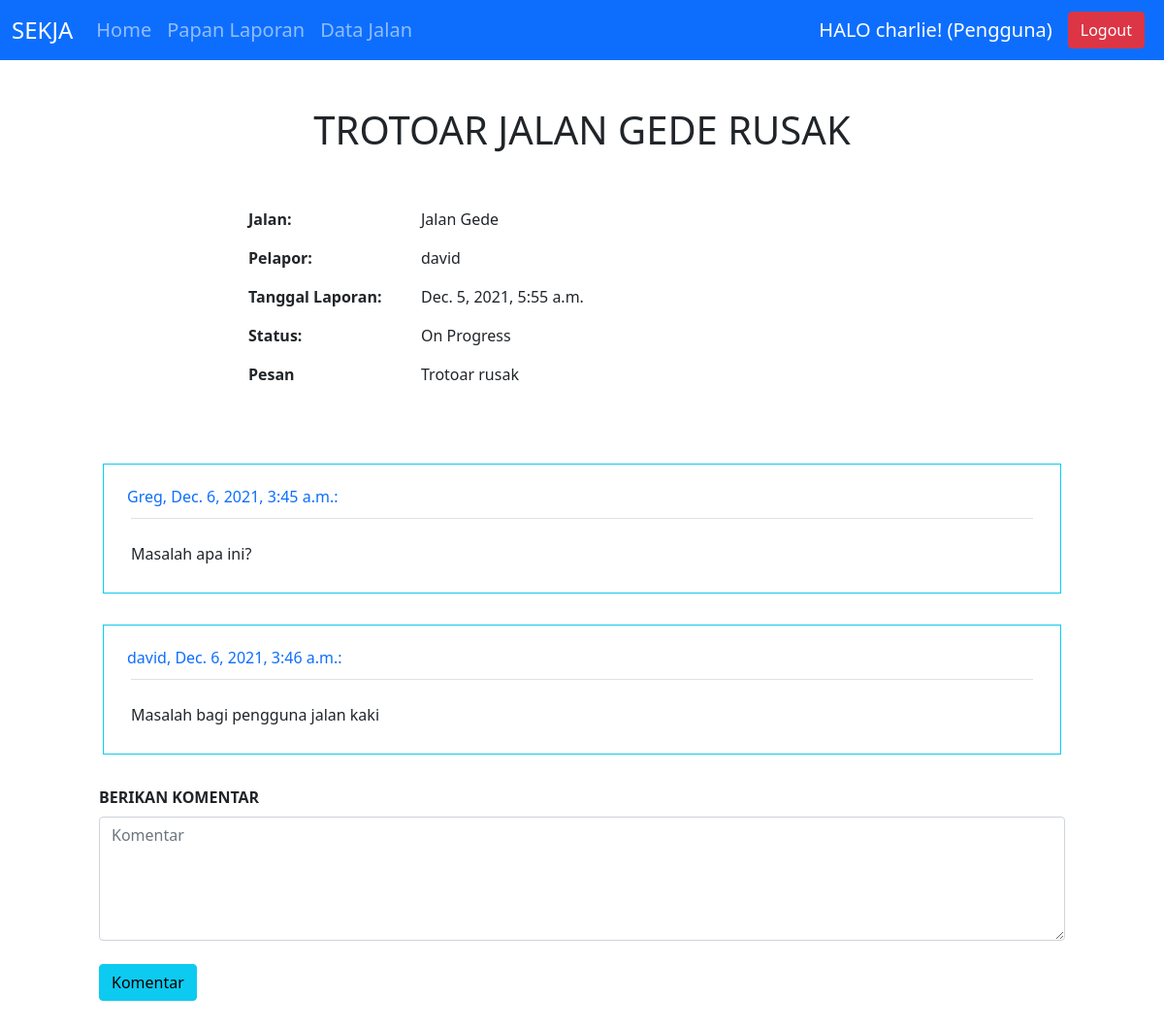
Page /laporan/2 (signed in) on the committed database.
### sekja/models.py (models this page shows, shortened)
class User(AbstractBaseUser, PermissionsMixin):
   no_KK = models.CharField(max_length=16, unique=True)
   email = models.EmailField(max_length=254, unique=True)
   name = models.CharField(max_length=254, null=False, blank=False)
   is_staff = models.BooleanField(default=False)
   is_superuser = models.BooleanField(default=False)
   is_active = models.BooleanField(default=True)
   last_login = models.DateTimeField(null=True, blank=True)
   date_joined = models.DateTimeField(auto_now_add=True)
   ROLES = (
     (1, 'Admin'),
     (2, 'Pengguna')
    )
   status = models.PositiveSmallIntegerField(blank=False, choices=ROLES, default=2)
   USERNAME_FIELD = 'no_KK' # The name of the field that will serve as unique identifier (which will be the email field for us --> dari source)
   EMAIL_FIELD = 'email' # The name of the field that will be returned when get_email_field_name() is called on a User instance
   REQUIRED_FIELDS = ['email', 'name'] # Required fields besides the password and USERNAME_FIELD when signing up.
   objects = UserManager()
   def __str__(self):
      return f"{self.name}"

class Laporan(models.Model):
   user = models.ForeignKey(User, on_delete=models.CASCADE, related_name="membuat_laporan")
   jalan = models.ForeignKey(Jalan, on_delete=models.CASCADE, related_name="dilaporkan_dalam")
   judul = models.CharField(max_length=32, default="Tanpa Judul", blank=False, null=False)
   tanggal_laporan = models.DateTimeField(auto_now_add=True, null=False)
   LEVEL_STATUS = (
      ('W', 'Waiting List'),
      ('P', 'On Progress'),
      ('S', 'Selesai')
   )
   status = models.CharField(max_length=15, choices=LEVEL_STATUS, default='W', blank=False)
   pesan = models.CharField(max_length=512)

class Jalan(models.Model):
   nama_jalan = models.CharField(max_length=60, null=True)
   LEVEL_TIPE_JALAN = (
      ('V', 'Kelas V'),
      ('IV', 'Kelas IV'),
      ('III', 'Kelas III'),
      ('II', 'Kelas II'),
      ('I', 'Kelas I'),
   )
   tipe_jalan = models.CharField(max_length=10, choices=LEVEL_TIPE_JALAN)
   LEVEL_KONDISI_TROTOAR = (
      ('0', 'Skala 0'),
      ('1', 'Skala 1'),
      ('2', 'Skala 2'),
      ('3', 'Skala 3'),
   )
   kondisi_trotoar = models.CharField(max_length=10, choices=LEVEL_KONDISI_TROTOAR)
   LEVEL_KONDISI_PENERANGAN = (
      ('1', 'Skala 1'),
      ('2', 'Skala 2'),
      ('3', 'Skala 3'),
   )
   kondisi_penerangan = models.CharField(max_length=10, choices=LEVEL_KONDISI_PENERANGAN)
   LEVEL_KONDISI_JALAN = (
      ('1', 'Skala 1'),
      ('2', 'Skala 2'),
      ('3', 'Skala 3'),
      ('4', 'Skala 4'),
      ('5', 'Skala 5'),
   )
   kondisi_jalan = models.CharField(max_length=10, choices=LEVEL_KONDISI_JALAN)
   jalan_sekitar = models.ManyToManyField("self", related_name="berdekatan", symmetrical=True, blank=True)
   def __str__(self):
      return f"{self.nama_jalan}"

class Komentar(models.Model):
   laporan = models.ForeignKey(Laporan, on_delete=models.CASCADE, related_name="komentar")
   author = models.ForeignKey(User, on_delete=models.CASCADE, related_name="berkomentar", null=True)
   tanggal = models.DateTimeField(auto_now_add=True, null=False)
   komentar = models.CharField(max_length=512, null=False)

### sekja/views.py (the view, shortened to what this page needs)
# urls.py: path("laporan/<int:laporan_id>", views.laporan, name="laporan"),
@login_required(login_url='login')
def laporan(request, laporan_id):
   laporan = Laporan.objects.get(id=laporan_id)
   komentar = laporan.komentar.all()
   form = KomentarForm()
   return render(request, "sekja/laporan.html", {
      "laporan": laporan,
      "Komentar": komentar,
      "form": form,
      "user_status": "Admin" if request.user.status == 1 else "Pengguna",
   })

### sekja/forms.py
class KomentarForm(forms.Form):
   komentar = forms.CharField(max_length=256, widget=forms.Textarea(attrs={'class': 'form-control mt-2', 'style': 'height: 8rem;', 'placeholder': 'Komentar'}), label='')

### sekja/templates/sekja/laporan.html (shortened to what this page needs)
{% load static %}
<!DOCTYPE html>
<html lang="en">
<head>
   <link rel="stylesheet" href="{% static 'bootstrap-5.0.2-dist/css/bootstrap.min.css' %}">
</head>
<body>
   <nav class="navbar navbar-expand-lg navbar-dark bg-primary sticky-top">
      <div class="container-fluid">
         <a class="navbar-brand" style="font-size: 24px;">SEKJA</a>
         <div class="collapse navbar-collapse" id="navbarSupportedContent" style="font-size: 20px;">
            <ul class="navbar-nav me-auto mb-2 mb-lg-0">
               <li class="nav-item">
                  <a class="nav-link" aria-current="page" href="{% url 'index' %}">Home</a>
               </li>
               <li class="nav-item">
                  <a class="nav-link" aria-current="page" href="{% url 'papan_laporan' %}">Papan Laporan</a>
               </li>
               <li class="nav-item">
                  <a class="nav-link" aria-current="page" href="{% url 'jalan' %}">Data Jalan</a>
               </li>
            </ul>
         </div>
         {% if not request.user.is_authenticated %}
            <a href="{% url 'login' %}" class="btn btn-success me-2">Login</a>
            <a href="{% url 'register' %}" class="btn btn-light me-2">Register</a>
         {% else %}
            <a class="navbar-brand">HALO {{ request.user.name }}! ({{ user_status }})</a>
            <a href="{% url 'logout' %}" class="btn btn-danger me-2">Logout</a>
         {% endif %}
      </div>
   </nav>
   <div class="komentar-container container p-5">
      <div class="row text-center text-uppercase mb-5">
         <h1>{{ laporan.judul }}</h1>
      </div>
      <div class="row">
         <div class="col-md-2"></div>
         <div class="col-md-2 col-3"><p><b> Jalan: </b><p></div>
         <div class="col-md-7 col-9"><p> {{ laporan.jalan }} </p></div>
      </div>
      <div class="row">
         <div class="col-md-2"></div>
         <div class="col-md-2 col-3"><p><b> Pelapor: </b><p></div>
         <div class="col-md-7 col-9"><p> {{ laporan.user }} </p></div>
      </div>
      <div class="row">
         <div class="col-md-2"></div>
         <div class="col-md-2 col-3"><p><b> Tanggal Laporan: </b><p></div>
         <div class="col-md-7 col-9"><p> {{ laporan.tanggal_laporan }} </p></div>
      </div>
      <div class="row">
         <div class="col-md-2"></div>
         <div class="col-md-2 col-3"><p><b> Status: </b><p></div>
         <div class="col-md-7 col-9"><p>
            {% if laporan.status == "W" %}
               Waiting List
            {% elif laporan.status == "P" %}
               On Progress
            {% elif laporan.status == "S" %}
               Selesai
            {% endif %}
         </p></div>
      </div>
      <div class="row">
         <div class="col-md-2"></div>
         <div class="col-md-2 col-3"><p><b> Pesan </b><p></div>
         <div class="col-md-7 col-9"><p> {{ laporan.pesan }} </p></div>
      </div>
      <div class="row mt-5">
         <div class="lg-md-6">
            <div class="container Komentar-container">
               {% for komentar in Komentar %}
               <div class="row p-3">
                  <div class="container komentar-container border border-info p-4">
                     {% if komentar.author.status == 1 %}
                        <div class="row text-danger"><h6>(Admin) {{ komentar.author.name }}, {{ komentar.tanggal }}:</h6></div>
                     {% elif komentar.author.status == 2 %}
                        <div class="row text-primary"><h6>{{ komentar.author.name }}, {{ komentar.tanggal }}:</h6></div>
                     {% endif %}
                     <div class="row m-1 border-top pt-4">{{ komentar.komentar }}</div>
                  </div>
               </div>
               {% endfor %}
            </div>
            <div class="container buat-komentar-container mt-3">
               <b>BERIKAN KOMENTAR</b>
               <form action="{% url 'laporan' laporan.id %}" method="POST">
                  {{ form }}
                  <input class="btn btn-info mt-4" type="submit" value="Komentar">
               </form>
            </div>
         </div>
      </div>
   </div>
</body>
</html>

### rows in the picture
User: user.name "charlie"
Laporan: judul "TROTOAR JALAN GEDE RUSAK", jalan "Jalan Gede", user "david", tanggal_laporan "Dec. 5, 2021, 5:55 a.m.", pesan "Trotoar rusak"
Komentar: author.name "Greg", tanggal "Dec. 6, 2021, 3:45 a.m.", komentar "Masalah apa ini?"
Komentar: author.name "david", tanggal "Dec. 6, 2021, 3:46 a.m.", komentar "Masalah bagi pengguna jalan kaki"

### other values in the picture
{{ user_status }} "Pengguna"
